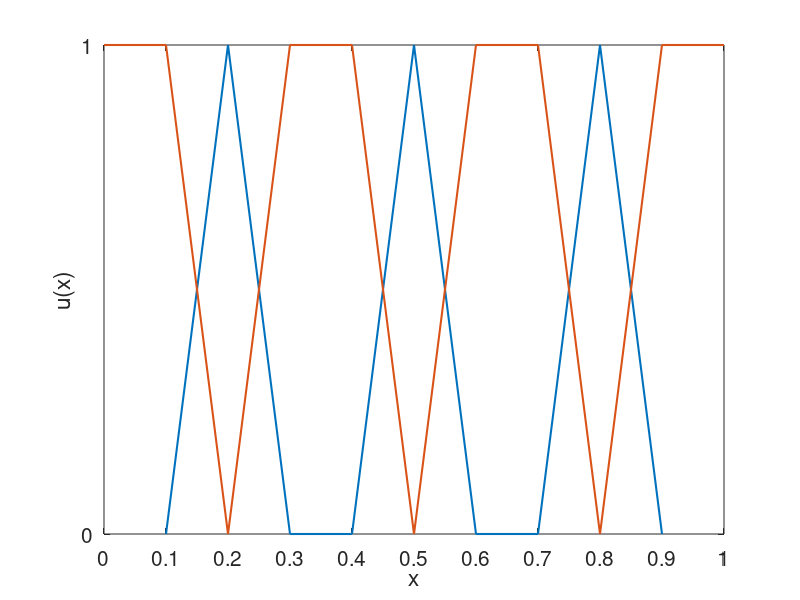

This figure's MATLAB source:
% 第一组点的 x 和 y 坐标
x1 = [0.1, 0.2, 0.3, 0.4, 0.5, 0.6, 0.7, 0.8, 0.9];
y1 = [0, 1, 0, 0, 1, 0, 0, 1, 0];

% 第二组点的 x 和 y 坐标
x2 = [0, 0.1, 0.2, 0.3, 0.4, 0.5, 0.6, 0.7, 0.8, 0.9, 1];
y2 = [1, 1, 0, 1, 1, 0, 1, 1, 0, 1, 1];

% 绘制第一组点的连接线
plot(x1, y1,'LineWidth', 1.5)

hold on

% 绘制第二组点的连接线（红色粗线）
plot(x2, y2,  'LineWidth',1.5)

hold off

% 设置 x 轴和 y 轴的范围
xlim([0, 1])
ylim([0, 1])

% 设置 x 轴和 y 轴的刻度
xticks(0:0.1:1)
yticks(0:1:1)

% 添加标题和轴标签
xlabel('x')
ylabel('u(x)')
set(gca, 'FontSize', 15)